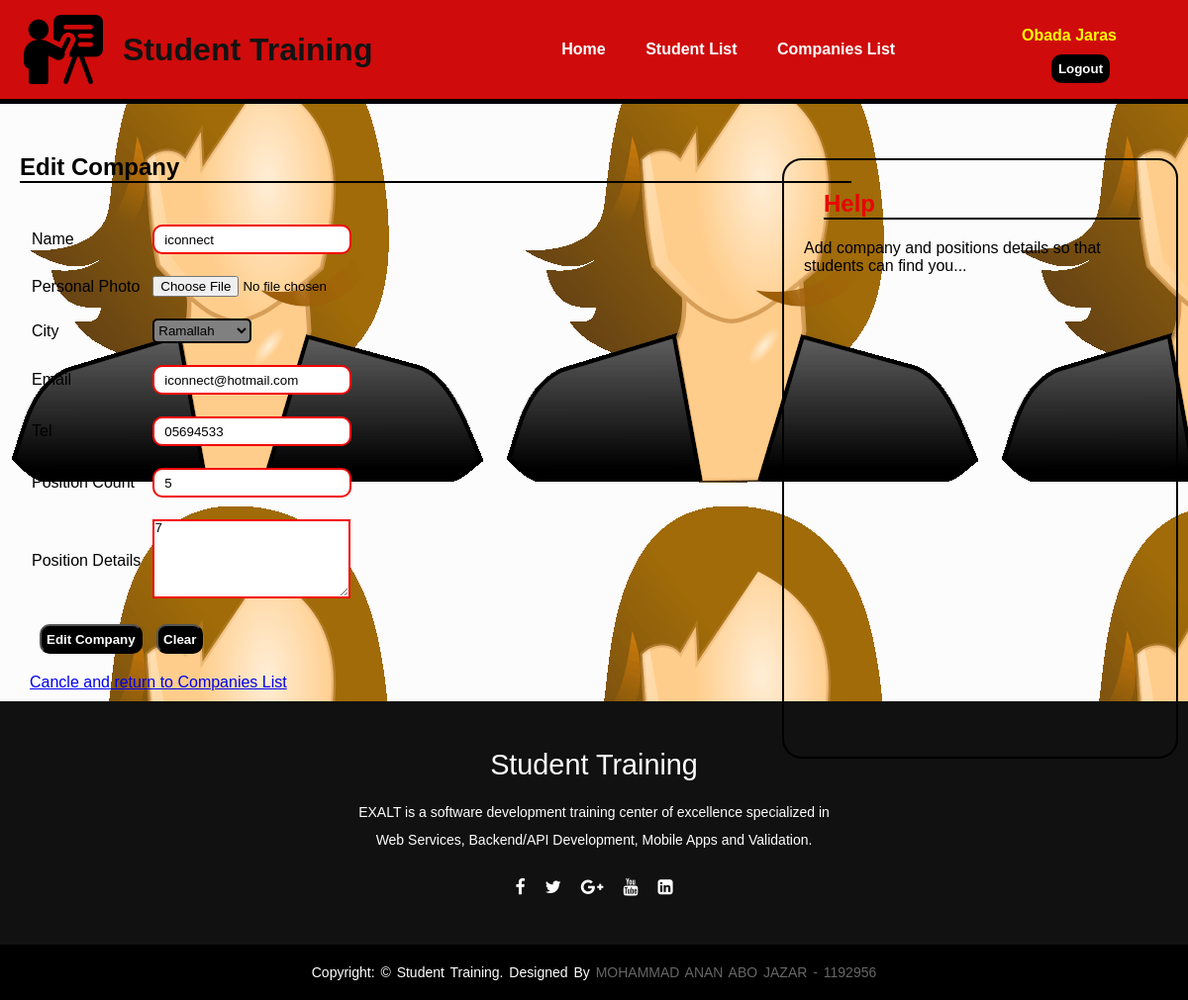
Page /add-company.php?is_edit=0&id=15 (signed in) on the committed database.
### tables this page shows
CREATE TABLE `company` (
  `id` int(11) NOT NULL,
  `name` varchar(50) NOT NULL,
  `cityid` int(50) NOT NULL,
  `email` varchar(50) NOT NULL,
  `tel` varchar(50) NOT NULL,
  `positioncount` varchar(10) NOT NULL,
  `positiondetails` varchar(50) NOT NULL,
  `logopath` varchar(100) NOT NULL,
  `userid` int(11) NOT NULL
);

### model.php (called while the page is built, shortened)
<?php
    class Model{
        public function getCity($cityid){
            $object_db = new DatabaseConnection;
            $conn = $object_db->connect();
            $query = "SELECT id , name , country FROM city WHERE id=".$cityid;
            $statement = $conn->prepare($query);
            $statement->execute();
            $count = $statement->rowCount();
            $city = "";
            if ($count == 1){
                while($row=$statement->fetch(PDO::FETCH_NUM)){
                    $city = $row[2];
                }
                return $city;
            }
            else{
                $city = "No City";
                return $city;
            }
        }
        public function getCitys(){
            $object_db = new DatabaseConnection;
            $conn = $object_db->connect();
            $query = "SELECT * FROM city ";
            $statement = $conn->prepare($query);
            $statement->execute();
            return $statement ;
        }
        public function getCompanyRecord($id){
            $object_db = new DatabaseConnection;
            $conn = $object_db->connect();
            $query = "SELECT id , name , cityid , email , tel , positioncount , positiondetails
            , logopath , userid FROM company WHERE userid ='".$id."'";
            $statement = $conn->prepare($query);
            $statement->execute();
            $data = array();
            if ($count = 1){
                while($row=$statement->fetch(PDO::FETCH_NUM)){
                    $data[] = $row;
                }
            }
            return $data ;
        }
    }
?>

### add-company.php (the view, shortened to what this page needs)
<?php include "parts/_header.php" ?>
<?php include_once 'model.php'; ?>
<main>
    <?php if ($_GET['is_edit'] == 1 ){ ?>
    <h2>Add Company</h2>
    <form action="process.php" method="post"  enctype="multipart/form-data">
        <table class="edit-table">
            <tbody>
                <tr>
                    <td>Logo</td>
                    <td><input type="file" id="photo" name="photo" alt="brwose for photo" accept="image/*" required/></td>
                </tr>
                <tr>
                    <td>Name</td>
                    <td><input class="text-field-major" type="text" name="name-company" alt="insert name" required/></td>
                </tr>
                <tr>
                    <td>City</td>
                    <td>
                        <select name="city" required>
                            <option selected disabled>Select City</option>
                        <?php
                            $object_model = new Model;
                            $stm = $object_model->getCitys();
                            $count = $stm->rowCount();
                            if ($count > 0){
                                while($row=$stm->fetch(PDO::FETCH_NUM)){
                                    echo "<option>$row[2]</option>";
                                }
                        }?>
                        </select>
                    </td>
                </tr>
                <tr>
                    <td>Email</td>
                    <td><input class="text-field-major" type="email" name="email-company" alt="insert email"  required/></td>
                </tr>
                <tr>
                    <td>tel</td>
                    <td><input class="text-field-major" type="tel" name="tel-company" alt="insert phone number"  required/></td>
                </tr>
                <tr>
                    <td>Position Count</td>
                    <td><input class="text-field-major" type="tel" name="count" alt="insert position count"  required/></td>
                </tr>
                <tr>
                    <td>Position Details</td>
                    <td><textarea name="position-details" required></textarea></td>
                </tr>
            </tbody>
        </table>
        <div class="add-clear-div">
            <input type="submit"  name= "add-company" value="Add Company"/>
            <input type="reset" value="Clear"/>
        </div>
    </form>
    <?php } else if ($_GET['is_edit'] == 0){ ?>
    <h2>Edit Company</h2>
    <form action="process.php" method="post" enctype="multipart/form-data">
        <table class="edit-table">
            <?php
            $model_obj = new Model ;
            $data = $model_obj->getCompanyRecord($_GET['id']);
            $city = $model_obj->getCity($data[0][2]);
            ?>
            <tbody>
            <tr>
                    <td>Name</td>
                    <td><input class="text-field-major" value="<?php echo $data[0][1]; ?>" type="text" name="name-student" alt="insert name" required/></td>
                </tr>
                <tr>
                    <td>Personal Photo</td>
                    <td><input type="file" id="studentPhoto" name="studentPhoto" alt="brwose for photo" accept="image/*" required/></td>
                </tr>
                <tr>
                    <td>City</td>
                    <td>
                        <select name="city">
                        <?php
                            $obj = new Model ;
                            $stm = $obj->getCitys();
                            $counts = $stm->rowCount();
                            if ($counts > 0){
                                while($row=$stm->fetch(PDO::FETCH_NUM)){
                                    if ($city == $row[2]){
                                        echo "<option value='$row[2]' selected>$row[2]</option>";
                                    }else{
                                        echo "<option value='$row[2]'>$row[2]</option>";
                                    }
                                }}?>
                        </select>
                    </td>
                </tr>
                <tr>
                    <td>Email</td>
                    <td><input class="text-field-major" value="<?php echo $data[0][3]; ;?>"type="email" name="email" alt="insert email" name="email-student" required/></td>
                </tr>
                <tr>
                    <td>Tel</td>
                    <td><input class="text-field-major" value="<?php echo $data[0][4]; ?>" type="tel" name="tel" alt="insert phone number" name="tel-student" required/></td>
                </tr>
                <tr>
                    <td>Position Count</td>
                    <td><input class="text-field-major" value="<?php echo $data[0][5]; ?>" type="text" name="count" alt="insert position count" required/></td>
                </tr>
                <tr>
                    <td>Position Details</td>
                    <td><textarea name="position-details" required><?php echo $data[0][6]; ?></textarea></td>
                </tr>
            </tbody>
        </table>
        <div class="add-clear-div">
            <input type="submit" value="Edit Company" name="edit-company"/>
            <input type="reset" value="Clear"/>
        </div>
    </form>
    <?php }  ?>
    <div class="link-div">
        <a class="link" id="cancle-student-link" href="companies.php">Cancle and return to Companies List</a>
    </div>
    <aside class="add_company_aside">
        <h2>Help</h2>
        <p>
            Add company and positions details so that students can find you...
        </p>
    </aside>
</main>
<?php include "parts/_footer.php" ?>

### css/layout.css (style rules this page uses)
* { margin: 0; padding: 0; box-sizing: border-box; }
body { background-color: #fcfcfc; font-family: sans-serif; background-image: url("images/my-photo.png"); }
main h2 { margin-top: 50px; margin-left: 20px; border-bottom: 2px black solid; width: 70%; }
aside { border: black 2px solid; width: 400px; position: absolute; top: 10em; right: 0; margin-right: 10px; border-radius: 20px; padding: 20px; }
aside h2 { color: rgb(232, 4, 4); }
.add_company_aside { padding: 20px; height: 60%; }
.add_company_aside h2 { width: 90%; margin-top: 10px; margin-bottom: 20px; }
.edit-table { border: 0px; margin-left: 20px; margin-top: 20px; margin-bottom: 10px; }
.edit-table tbody { border: 0px; padding: 0px; }
.edit-table tbody tr { border: 0px; padding: 20px; }
.edit-table tbody tr td { padding-left: 10px; padding-right: 0px; text-align: left; padding-top: 20px; }
.text-field-major { height: 30px; padding: 10px; border-radius: 10px; border: 2px rgb(242, 4, 4) solid; }
.edit-table textarea { height: 80px; width: 200px; border: 2px rgb(242, 4, 4) solid; }
select { width: 100px; height: 25px; background-color: gray; border: 2px black solid; transition-duration: 0.67s; border-radius: 5px; }
.add-clear-div { margin-left: 30px; margin-top: 20px; margin-bottom: 10px; }
.add-clear-div input { margin-left: 10px; height: 30px; padding: 5px; background-color: black; color: white; font-weight: 550; border-radius: 10px; transition-duration: 0.6s; }
.link { margin-left: 30px; margin-bottom: 20px; }
.link-div { margin-top: 20px; margin-bottom: 10px; }

### rows in the picture
company: name-student "iconnect", email "iconnect@hotmail.com", tel "05694533", count "5", position-details "7"

### other values in the picture
$displayname "Obada Jaras"
form field city "Ramallah"
